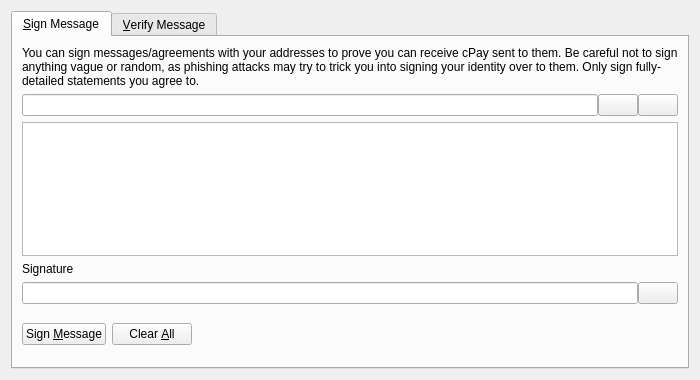
<?xml version="1.0" encoding="UTF-8"?>
<ui version="4.0">
 <class>SignVerifyMessageDialog</class>
 <widget class="QDialog" name="SignVerifyMessageDialog">
  <property name="geometry">
   <rect>
    <x>0</x>
    <y>0</y>
    <width>700</width>
    <height>380</height>
   </rect>
  </property>
  <property name="windowTitle">
   <string>Signatures - Sign / Verify a Message</string>
  </property>
  <property name="modal">
   <bool>true</bool>
  </property>
  <layout class="QVBoxLayout" name="verticalLayout">
   <item>
    <widget class="QTabWidget" name="tabWidget">
     <property name="currentIndex">
      <number>0</number>
     </property>
     <widget class="QWidget" name="tabSignMessage">
      <attribute name="title">
       <string>&amp;Sign Message</string>
      </attribute>
      <layout class="QVBoxLayout" name="verticalLayout_SM">
       <item>
        <widget class="QLabel" name="infoLabel_SM">
         <property name="text">
          <string>You can sign messages/agreements with your addresses to prove you can receive cPay sent to them. Be careful not to sign anything vague or random, as phishing attacks may try to trick you into signing your identity over to them. Only sign fully-detailed statements you agree to.</string>
         </property>
         <property name="textFormat">
          <enum>Qt::PlainText</enum>
         </property>
         <property name="wordWrap">
          <bool>true</bool>
         </property>
        </widget>
       </item>
       <item>
        <layout class="QHBoxLayout" name="horizontalLayout_1_SM">
         <property name="spacing">
          <number>0</number>
         </property>
         <item>
          <widget class="QValidatedLineEdit" name="addressIn_SM">
           <property name="toolTip">
            <string>The cPay address to sign the message with</string>
           </property>
          </widget>
         </item>
         <item>
          <widget class="QPushButton" name="addressBookButton_SM">
           <property name="toolTip">
            <string>Choose previously used address</string>
           </property>
           <property name="text">
            <string/>
           </property>
           <property name="shortcut">
            <string>Alt+A</string>
           </property>
           <property name="autoDefault">
            <bool>false</bool>
           </property>
          </widget>
         </item>
         <item>
          <widget class="QPushButton" name="pasteButton_SM">
           <property name="toolTip">
            <string>Paste address from clipboard</string>
           </property>
           <property name="text">
            <string/>
           </property>
           <property name="shortcut">
            <string>Alt+P</string>
           </property>
           <property name="autoDefault">
            <bool>false</bool>
           </property>
          </widget>
         </item>
        </layout>
       </item>
       <item>
        <widget class="QPlainTextEdit" name="messageIn_SM">
         <property name="toolTip">
          <string>Enter the message you want to sign here</string>
         </property>
        </widget>
       </item>
       <item>
        <widget class="QLabel" name="signatureLabel_SM">
         <property name="text">
          <string>Signature</string>
         </property>
         <property name="textFormat">
          <enum>Qt::PlainText</enum>
         </property>
        </widget>
       </item>
       <item>
        <layout class="QHBoxLayout" name="horizontalLayout_2_SM">
         <property name="spacing">
          <number>0</number>
         </property>
         <item>
          <widget class="QLineEdit" name="signatureOut_SM">
           <property name="font">
            <font>
             <italic>true</italic>
            </font>
           </property>
           <property name="readOnly">
            <bool>true</bool>
           </property>
          </widget>
         </item>
         <item>
          <widget class="QPushButton" name="copySignatureButton_SM">
           <property name="toolTip">
            <string>Copy the current signature to the system clipboard</string>
           </property>
           <property name="text">
            <string/>
           </property>
           <property name="autoDefault">
            <bool>false</bool>
           </property>
          </widget>
         </item>
        </layout>
       </item>
       <item>
        <layout class="QHBoxLayout" name="horizontalLayout_3_SM">
         <item>
          <widget class="QPushButton" name="signMessageButton_SM">
           <property name="toolTip">
            <string>Sign the message to prove you own this cPay address</string>
           </property>
           <property name="text">
            <string>Sign &amp;Message</string>
           </property>
           <property name="autoDefault">
            <bool>false</bool>
           </property>
          </widget>
         </item>
         <item>
          <widget class="QPushButton" name="clearButton_SM">
           <property name="toolTip">
            <string>Reset all sign message fields</string>
           </property>
           <property name="text">
            <string>Clear &amp;All</string>
           </property>
           <property name="autoDefault">
            <bool>false</bool>
           </property>
          </widget>
         </item>
         <item>
          <spacer name="horizontalSpacer_1_SM">
           <property name="orientation">
            <enum>Qt::Horizontal</enum>
           </property>
           <property name="sizeHint" stdset="0">
            <size>
             <width>40</width>
             <height>48</height>
            </size>
           </property>
          </spacer>
         </item>
         <item>
          <widget class="QLabel" name="statusLabel_SM">
           <property name="font">
            <font>
             <weight>75</weight>
             <bold>true</bold>
            </font>
           </property>
           <property name="text">
            <string/>
           </property>
           <property name="wordWrap">
            <bool>true</bool>
           </property>
          </widget>
         </item>
         <item>
          <spacer name="horizontalSpacer_2_SM">
           <property name="orientation">
            <enum>Qt::Horizontal</enum>
           </property>
           <property name="sizeHint" stdset="0">
            <size>
             <width>40</width>
             <height>48</height>
            </size>
           </property>
          </spacer>
         </item>
        </layout>
       </item>
      </layout>
     </widget>
     <widget class="QWidget" name="tabVerifyMessage">
      <attribute name="title">
       <string>&amp;Verify Message</string>
      </attribute>
      <layout class="QVBoxLayout" name="verticalLayout_VM">
       <item>
        <widget class="QLabel" name="infoLabel_VM">
         <property name="text">
          <string>Enter the receiver's address, message (ensure you copy line breaks, spaces, tabs, etc. exactly) and signature below to verify the message. Be careful not to read more into the signature than what is in the signed message itself, to avoid being tricked by a man-in-the-middle attack. Note that this only proves the signing party receives with the address, it cannot prove sendership of any transaction!</string>
         </property>
         <property name="textFormat">
          <enum>Qt::PlainText</enum>
         </property>
         <property name="alignment">
          <set>Qt::AlignLeading|Qt::AlignLeft|Qt::AlignTop</set>
         </property>
         <property name="wordWrap">
          <bool>true</bool>
         </property>
        </widget>
       </item>
       <item>
        <layout class="QHBoxLayout" name="horizontalLayout_1_VM">
         <property name="spacing">
          <number>0</number>
         </property>
         <item>
          <widget class="QValidatedLineEdit" name="addressIn_VM">
           <property name="toolTip">
            <string>The cPay address the message was signed with</string>
           </property>
          </widget>
         </item>
         <item>
          <widget class="QPushButton" name="addressBookButton_VM">
           <property name="toolTip">
            <string>Choose previously used address</string>
           </property>
           <property name="text">
            <string/>
           </property>
           <property name="shortcut">
            <string>Alt+A</string>
           </property>
           <property name="autoDefault">
            <bool>false</bool>
           </property>
          </widget>
         </item>
        </layout>
       </item>
       <item>
        <widget class="QPlainTextEdit" name="messageIn_VM"/>
       </item>
       <item>
        <widget class="QValidatedLineEdit" name="signatureIn_VM"/>
       </item>
       <item>
        <layout class="QHBoxLayout" name="horizontalLayout_2_VM">
         <item>
          <widget class="QPushButton" name="verifyMessageButton_VM">
           <property name="toolTip">
            <string>Verify the message to ensure it was signed with the specified cPay address</string>
           </property>
           <property name="text">
            <string>Verify &amp;Message</string>
           </property>
           <property name="autoDefault">
            <bool>false</bool>
           </property>
          </widget>
         </item>
         <item>
          <widget class="QPushButton" name="clearButton_VM">
           <property name="toolTip">
            <string>Reset all verify message fields</string>
           </property>
           <property name="text">
            <string>Clear &amp;All</string>
           </property>
           <property name="autoDefault">
            <bool>false</bool>
           </property>
          </widget>
         </item>
         <item>
          <spacer name="horizontalSpacer_1_VM">
           <property name="orientation">
            <enum>Qt::Horizontal</enum>
           </property>
           <property name="sizeHint" stdset="0">
            <size>
             <width>40</width>
             <height>48</height>
            </size>
           </property>
          </spacer>
         </item>
         <item>
          <widget class="QLabel" name="statusLabel_VM">
           <property name="font">
            <font>
             <weight>75</weight>
             <bold>true</bold>
            </font>
           </property>
           <property name="text">
            <string/>
           </property>
           <property name="wordWrap">
            <bool>true</bool>
           </property>
          </widget>
         </item>
         <item>
          <spacer name="horizontalSpacer_2_VM">
           <property name="orientation">
            <enum>Qt::Horizontal</enum>
           </property>
           <property name="sizeHint" stdset="0">
            <size>
             <width>40</width>
             <height>48</height>
            </size>
           </property>
          </spacer>
         </item>
        </layout>
       </item>
      </layout>
     </widget>
    </widget>
   </item>
  </layout>
 </widget>
 <customwidgets>
  <customwidget>
   <class>QValidatedLineEdit</class>
   <extends>QLineEdit</extends>
   <header>qvalidatedlineedit.h</header>
  </customwidget>
 </customwidgets>
 <resources>
  <include location="../cpay.qrc"/>
 </resources>
 <connections/>
</ui>
